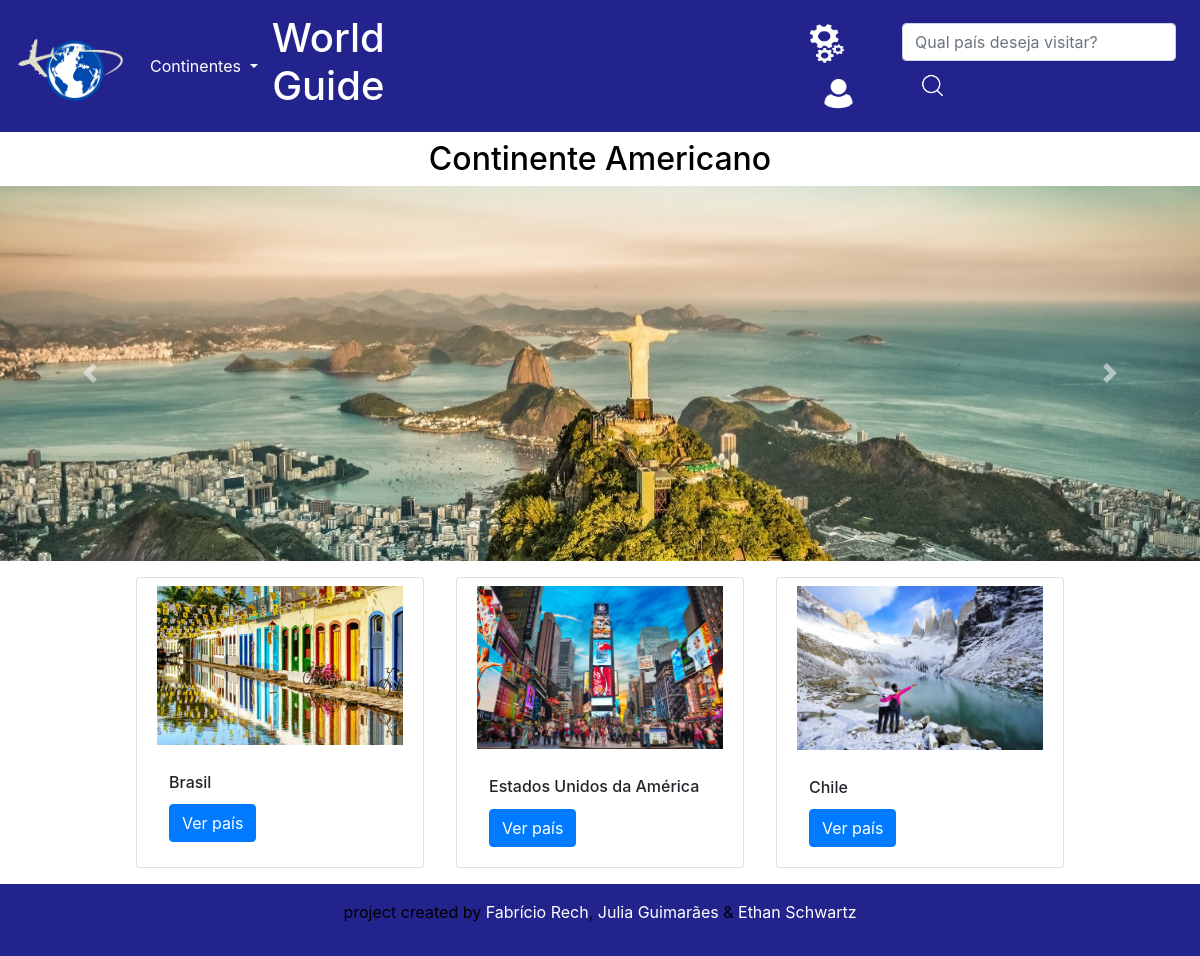
The page /america/Continente/ on the database its author committed.
### america/models.py (models this page shows, shortened)
class model_america(models.Model):
    Continente = models.CharField(max_length=100)
    País = models.CharField(max_length=100)
    Descricao = models.CharField(max_length=3000)
    OndeFicar = models.CharField(max_length=1800)
    OndeComer = models.CharField(max_length=1800)
    OndeVisitar = models.CharField(max_length=1800)
    carr = models.ImageField(upload_to='img/%Y/%m/%d/')
    foto = models.ImageField(upload_to='img/%Y/%m/%d/')
    ta_publicado = models.BooleanField(default=False)
    link = models.CharField(max_length=60)

### america/views.py (the view)
# urls.py: path('Continente/', views.v_americano, name='continente'),
def v_americano(request):
    cont = models.model_america.objects.all()
    dicionario = {'cont': cont}
    return render(request,'America/paginas/index.html',context=dicionario)

### america/templates/america/paginas/index.html (shortened to what this page needs)
{% extends 'global/paginas/continente.html' %}
{% block continente %}
Continente Americano
{% endblock %}

### meus_templates/global/paginas/continente.html (shortened to what this page needs)
{% load static %}
<head>
</head>
{% include 'global/parciais/header.html' %}
<link rel="stylesheet" href="https://cdn.jsdelivr.net/npm/bootstrap@4.0.0/dist/css/bootstrap.min.css">
<div>
  <h2 class="text-center m-2">{% block continente %}{% endblock %}<h2>
</div>
<div id="carouselExampleIndicators" class="carousel slide" data-ride="carousel">
    <div class="carousel-inner">
    {% for item in cont %}
        {% if item.id == 1 %}
      <div class="carousel-item active">
        <a href="./detalhe/{{ item.link }}"><img  class="d-block w-100" src="{{ item.carr.url}}" href="./{{ item.link }}" /></a>
      </div>
      {% else %}
      <div class="carousel-item">
        <a href="./detalhe/{{ item.link }}"><img  class="d-block w-100" src="{{ item.carr.url}}" /></a>
      </div>
      {% endif %}
    {% endfor %}
    </div>
    <a class="carousel-control-prev" href="#carouselExampleIndicators" role="button" data-slide="prev">
      <span class="carousel-control-prev-icon" aria-hidden="true"></span>
    </a>
    <a class="carousel-control-next" href="#carouselExampleIndicators" role="button" data-slide="next">
      <span class="carousel-control-next-icon" aria-hidden="true"></span>
    </a>
  </div>
<div class="row row-cols-3 d-flex justify-content-center">
    {% for item in cont %}
    <div class="card m-3" style="width: 18rem;">
        <img class="card-img-top p-2" src="{{item.foto.url}}" alt="Card image cap">
        <div class="card-body">
            <h6 class="card-title">{{item.País}}</h6>
            <a href="detalhe/{{item.link}}" class="btn btn-primary">Ver país</a>
        </div>
    </div>
    {% endfor %}
</div>
{% include 'global/parciais/footer.html' %}

### meus_statics/global/css/main.css (style rules this page uses)
* { margin: 0; padding: 0; color: black; }

### rows shown on the page
model_america: carr (picture), foto (picture), País "Brasil"
model_america: foto (picture), País "Estados Unidos da América"
model_america: foto (picture), País "Chile"
